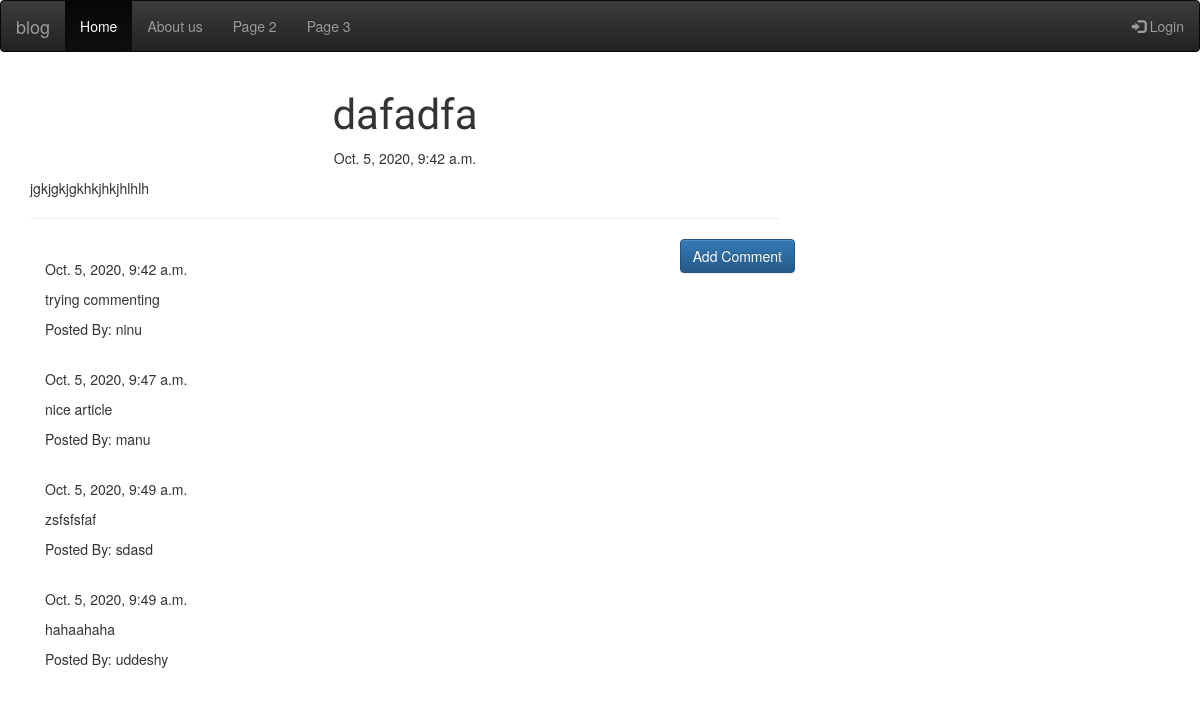
The app's page /post/2/ with its own data.
### blog/models.py (models this page shows, shortened)
class Post(models.Model):
    author = models.ForeignKey('auth.User',on_delete=models.CASCADE)
    title = models.CharField(max_length=200)
    text = models.TextField()
    created_date = models.DateTimeField(default=timezone.now)
    published_date = models.DateTimeField(blank=True ,null=True)

class Comment(models.Model):
    post = models.ForeignKey('blog.Post', related_name='comments',on_delete=models.CASCADE)
    author = models.CharField(max_length=200)
    text = models.TextField()
    created_date = models.DateTimeField(default=timezone.now)
    approved_comment = models.BooleanField(default=False)

### blog/views.py (the view)
# urls.py: path('post/<int:pk>/',views.PostDetailView.as_view(), name = 'post_detail'),
class PostDetailView(DetailView):
    model = Post

### blog/templates/blog/post_detail.html (shortened to what this page needs)
{% extends 'blog/base.html' %}
{% block content %}
<h1 class="posttitle loader"> {{post.title}} </h1>
{% if post.published_date %}
<div class="date postdate">
  {{post.published_date}}
</div>
{% else %}
<a class="class btn btn-default" href="{% url 'post_publish' pk=post.pk %}" >Publish</a>
{% endif %}
<p class="postcontent"> {{post.text|safe|linebreaksbr}} </p>
<hr>
<a href="{% url 'add_comment_to_post' pk=post.pk %}" class="btn btn-primary btn-comment">Add Comment</a>
<div class="container">
{% for comment in post.comments.all %}
<br>
{% if user.is_authenticated or comment.approved_comment %}
{{comment.created_date}}
<p> {{comment.text|safe|linebreaks}} </p>
<p>Posted By: {{comment.author}}  </p>
{% endif %}
{% empty %}
<p>No Comments!</p>
{% endfor %}
</div>
{% endblock %}

### blog/templates/blog/base.html (shortened to what this page needs)
{% load static %}
<!DOCTYPE html>
<html lang="en">
<head>
<link rel="stylesheet" href="https://maxcdn.bootstrapcdn.com/bootstrap/3.3.7/css/bootstrap.min.css">
<link rel="stylesheet" href="https://maxcdn.bootstrapcdn.com/bootstrap/3.3.7/css/bootstrap-theme.min.css">
 <link rel="stylesheet" href="//cdn.jsdelivr.net/npm/medium-editor@latest/dist/css/medium-editor.min.css" type="text/css" media="screen" charset="utf-8">
<link rel="stylesheet" href="{% static 'css/blog.css' %}">
</head>
<body class="loader">
    <nav class="navbar navbar-inverse">
        <div class="container-fluid">
          <div class="navbar-header">
            <a class="navbar-brand" href="{% url 'post_list' %}">blog</a>
          </div>
          <ul class="nav navbar-nav">
            <li class="active"><a href="{% url 'post_list' %}">Home</a></li>
            <li><a href="{% url 'about' %}">About us</a></li>
            <li><a href="#">Page 2</a></li>
            <li><a href="#">Page 3</a></li>
          </ul>
          <ul class="nav navbar-nav navbar-right">
              {% if user.is_authenticated %}
              <li><a href="{% url 'post_new' %}"> New Post  </a></li>
              <li><a href="{% url 'post_draft_list' %}"> Drafts  </a></li>
              <li><a href="{% url 'logout' %}"> logout  </a></li>
              <li><a> Welcome: {{user.get_username}} </a></li>
              {% else %}
            <li><a href="{% url 'login' %}"><span class="glyphicon glyphicon-log-in"></span> Login</a></li>
            {% endif %}
          </ul>
        </div>
      </nav>
    <div class="content container ">
        <div class="row">
            <div class="col-md-8">
                <div class="blog_posts">
                    {% block content %}
                    {% endblock %}
                </div>
            </div>
        </div>
    </div>
</body>
</html>

### blog/static/css/blog.css (style rules this page uses)
.postdate { text-align: center; }
.posttitle { font-family: 'David Libre', serif; font-size: 3em; text-align: center; }
.postcontent { font-family: 'Patrick Hand', cursive; font-size: 1.5em; }
.btn-comment { position: absolute; right: 0px; }
.loader { filter:hue-rotate(0deg); color:linear-gradient(45deg,#0f8,#08f); animation:hue 10000ms infinite linear; }

### records on screen
Post: title "dafadfa", published_date "Oct. 5, 2020, 9:42 a.m.", text "jgkjgkjgkhkjhkjhlhlh"
Comment: created_date "Oct. 5, 2020, 9:42 a.m.", text "trying commenting", author "ninu"
Comment: created_date "Oct. 5, 2020, 9:47 a.m.", text "nice article", author "manu"
Comment: created_date "Oct. 5, 2020, 9:49 a.m.", text "zsfsfsfaf", author "sdasd"
Comment: created_date "Oct. 5, 2020, 9:49 a.m.", text "hahaahaha", author "uddeshy"
